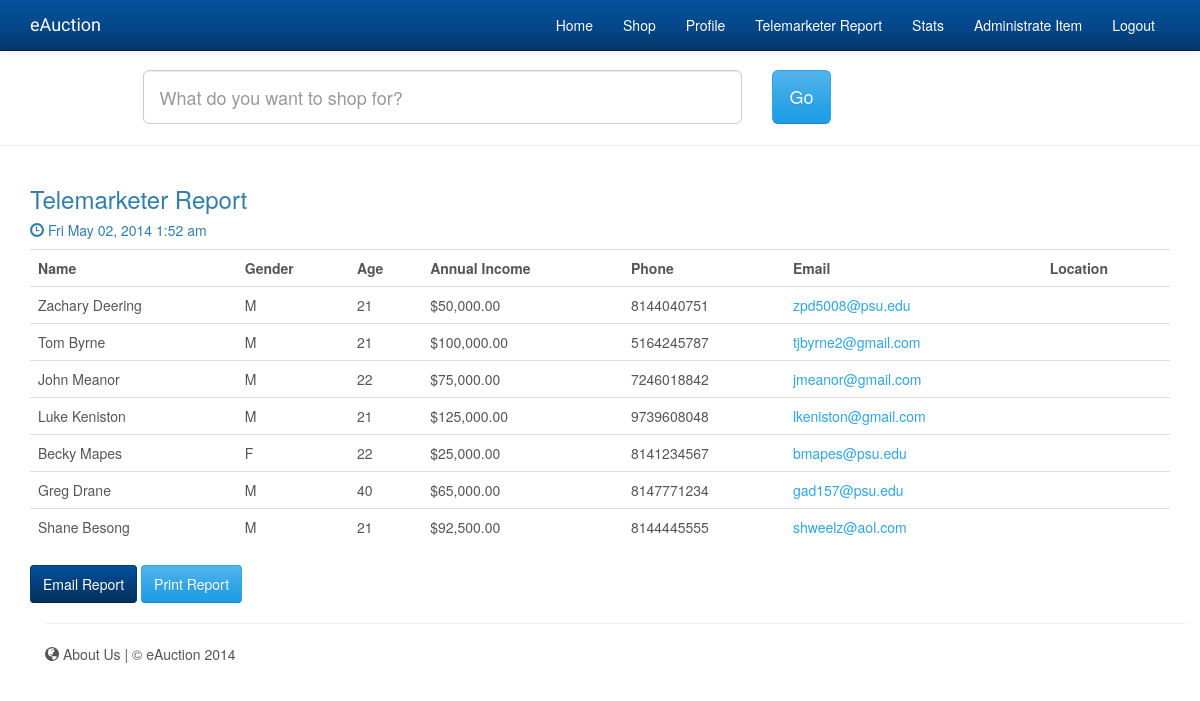
The app's page /user/report.php (signed in) with its own data.
### tables this page shows
CREATE TABLE people (
    user_id INTEGER,
    age INTEGER,
    gender ENUM('M','F'),
    annual_income DECIMAL(10,2),
    PRIMARY KEY (user_id),
    FOREIGN KEY (user_id) REFERENCES users (user_id)
        ON DELETE CASCADE
);

CREATE TABLE users (
    user_id INTEGER AUTO_INCREMENT,
    username VARCHAR(255) NOT NULL,
    password CHAR(64) NOT NULL,
	salt CHAR(16) NOT NULL,
    name VARCHAR(255),
    email VARCHAR(255),
    phone_number CHAR(10),
    description TEXT,
    public_location VARCHAR(255),
    url TEXT,
    user_type ENUM('person', 'company'),
    `admin` TINYINT(1) DEFAULT 0,
    PRIMARY KEY (user_id)
);

### inc/functions.php (called while the page is built, shortened)
<?php
	function getReport($db) {
		$data = array();
		$data['success'] = false;
		$query = "
            SELECT u.name, u.email, u.phone_number, u.public_location, p.age, p.gender, p.annual_income
			FROM users u
			JOIN people p ON u.user_id = p.user_id
        ";
        try
        {
            $stmt = $db->prepare($query);
            $result = $stmt->execute();
        }
        catch(PDOException $ex)
        {
            die($ex);
        }
        $row = $stmt->fetchAll();
        if ($row) {
        	$data['success'] = true;
        	$data['data'] = $row;
        }
        else{
        	$data['success'] = false;
        	$data['message'] = "No report data found!";
			$data['data'] = null;
        	return $data;
        }
        return $data;
	}
?>

### user/report.php (the view, shortened to what this page needs)
<?php
	require_once("../inc/header.php");
    $report = getReport($db);
?>
<div class="container">
        <div class="row">
            <div class="col-lg-12">
                <h3>Telemarketer Report</h3>
                <h5><span class="glyphicon glyphicon-time"></span> <?php echo date("D M d, Y G:i a"); ?></h5>
            </div>
        </div>
        <div class="row">
            <div class="col-sm-12">
                <?php if ($report['success'] == false) echo $report['message']; else { ?>
                <table class="table table-hover">
                    <tr>
                        <th>Name</th>
                        <th>Gender</th>
                        <th>Age</th>
                        <th>Annual Income</th>
                        <th>Phone</th>
                        <th>Email</th>
                        <th>Location</th>
                    </tr>
                    <?php foreach($report['data'] as $row) { ?>
                    <tr>
                        <td><?php echo $row['name']; ?></td>
                        <td><?php echo $row['gender']; ?></td>
                        <td><?php echo $row['age']; ?></td>
                        <td>$<?php echo number_format($row['annual_income'], 2); ?></td>
                        <td><?php echo $row['phone_number']; ?></td>
                        <td><a href="mailto:<?php echo $row['email']; ?>"><?php echo $row['email']; ?></a></td>
                        <td><?php echo $row['public_location']; ?></td>
                    </tr>
                    <?php }?>
                </table>
                <a class="btn btn-info" href="report.php?mail=true">Email Report</a>
                <span class=""><button class="btn btn-primary" onclick="printReport()">Print Report</button></span>
                <?php } ?>
            </div>
        </div>
        <?php require_once("../inc/footer.php"); ?>

### inc/css/jumbotron.css (style rules this page uses)
body { padding-top: 50px; padding-bottom: 20px; }

### records on screen
people: user_id.name "Zachary Deering", gender "M", age "21", annual_income "50,000.00", user_id.phone_number "8144040751", user_id.email "zpd5008@psu.edu"
people: user_id.name "Tom Byrne", gender "M", age "21", annual_income "100,000.00", user_id.phone_number "5164245787", user_id.email "tjbyrne2@gmail.com"
people: user_id.name "John Meanor", gender "M", age "22", annual_income "75,000.00", user_id.phone_number "7246018842", user_id.email "jmeanor@gmail.com"
people: user_id.name "Luke Keniston", gender "M", age "21", annual_income "125,000.00", user_id.phone_number "9739608048", user_id.email "lkeniston@gmail.com"
people: user_id.name "Becky Mapes", gender "F", age "22", annual_income "25,000.00", user_id.phone_number "8141234567", user_id.email "bmapes@psu.edu"
people: user_id.name "Greg Drane", gender "M", age "40", annual_income "65,000.00", user_id.phone_number "8147771234", user_id.email "gad157@psu.edu"
people: user_id.name "Shane Besong", gender "M", age "21", annual_income "92,500.00", user_id.phone_number "8144445555", user_id.email "shweelz@aol.com"
